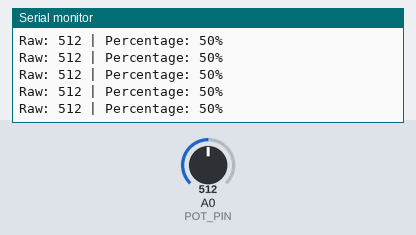
This sketch was run on a simulated Arduino Uno, built with avr-gcc and run on an emulated ATmega328P. Shown: the last lines printed to the serial monitor. Inputs (shaded band) come from the test bench; at power-on: A0 (POT_PIN) = 512.

Above: at 1.2 s.
1.3 s: A0 (POT_PIN) set to 716
At 1.56 s:
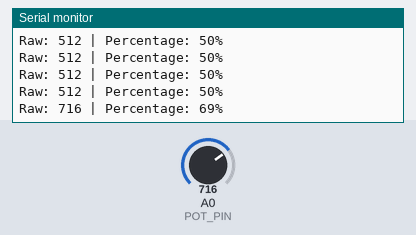
2.8 s: A0 (POT_PIN) set to 900
At 2.96 s:
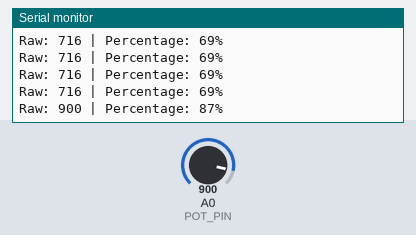
Timing chart, 0 to 5.8 s (numbered marks = the images above; inputs shaded):
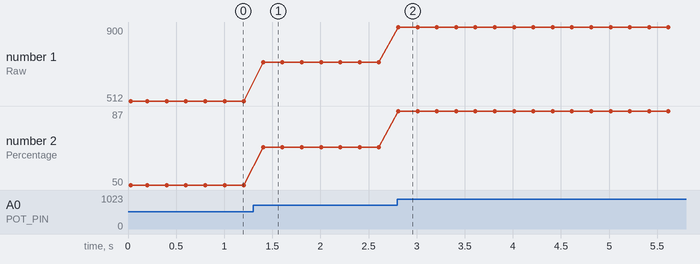

Measured:
- after the input at 1.3 s, the serial monitor: prints a new line after 0.11 s (image 1)
- after the input at 2.8 s, the serial monitor: prints a new line at once (image 2)
- plotted number 1: 512 → 716 after the input at 1.3 s, 716 → 900 after the input at 2.8 s
- plotted number 2: 50 → 69 after the input at 1.3 s, 69 → 87 after the input at 2.8 s

The sketch:

potentiometer.ino
```cpp
//B10K potentiometer reading test

const int POT_PIN = A0;

void setup(){
    Serial.begin(9600);

    Serial.println("Potentiometer test started.");
}

void loop(){
    int rawValue = analogRead(POT_PIN);

    int percentage = map(rawValue, 0, 1023, 0, 100);

    Serial.print("Raw: ");
    Serial.print(rawValue);
    Serial.print(" | Percentage: ");
    Serial.print(percentage);
    Serial.println("%");

    delay(200);
}


// expected results        raw values
// knob is @ minimum -> approx. 0
// knob is @ middle -> approx. 512
// knob is @ maxiomum -> approx. 1023
```
